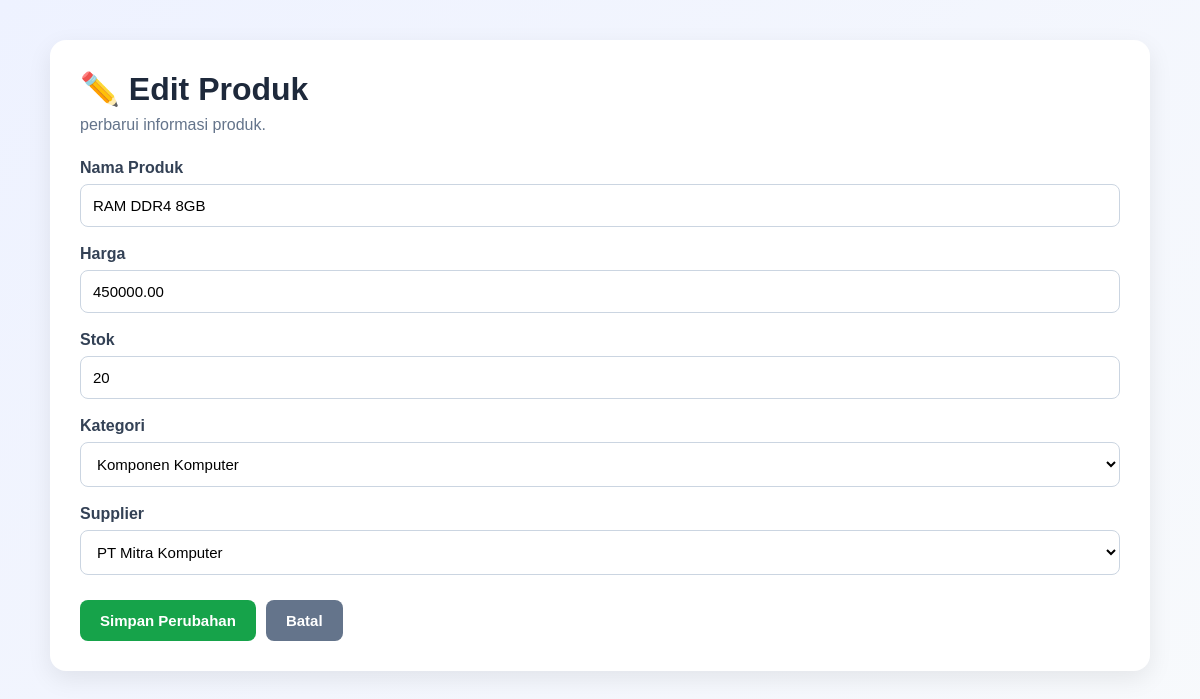
/edit.php?id=5, run on the app's committed database.
### tables this page shows
CREATE TABLE produk (
    id_produk INT AUTO_INCREMENT PRIMARY KEY,
    nama_produk VARCHAR(150) NOT NULL,
    harga DECIMAL(12,2) NOT NULL,
    stok INT NOT NULL DEFAULT 0,
    id_kategori INT NOT NULL,
    id_supplier INT NOT NULL,

    CONSTRAINT fk_produk_kategori
        FOREIGN KEY (id_kategori)
        REFERENCES kategori(id_kategori)
        ON UPDATE CASCADE
        ON DELETE RESTRICT,

    CONSTRAINT fk_produk_supplier
        FOREIGN KEY (id_supplier)
        REFERENCES supplier(id_supplier)
        ON UPDATE CASCADE
        ON DELETE RESTRICT
);

CREATE TABLE kategori (
    id_kategori INT AUTO_INCREMENT PRIMARY KEY,
    nama_kategori VARCHAR(100) NOT NULL
);

CREATE TABLE supplier (
    id_supplier INT AUTO_INCREMENT PRIMARY KEY,
    nama_supplier VARCHAR(100) NOT NULL,
    kontak VARCHAR(100),
    alamat TEXT
);

### config/Database.php (called while the page is built)
<?php
class Database
{
    private static $instance = null;
    private $connection;
    private $host = "localhost";
    private $database = "inventaris_db";
    private $username = "root";
    private $password = "";
    private function __construct()
    {
        try {
            $this->connection = new PDO(
                "mysql:host={$this->host};dbname={$this->database};charset=utf8mb4",
                $this->username,
                $this->password
            );
            $this->connection->setAttribute(
                PDO::ATTR_ERRMODE,
                PDO::ERRMODE_EXCEPTION
            );
            $this->connection->setAttribute(
                PDO::ATTR_DEFAULT_FETCH_MODE,
                PDO::FETCH_ASSOC
            );
        } catch (PDOException $e) {
            die("Koneksi database gagal: " . $e->getMessage());
        }
    }
    public static function getInstance()
    {
        if (self::$instance === null) {
            self::$instance = new Database();
        }
        return self::$instance;
    }
    public function getConnection()
    {
        return $this->connection;
    }
}

### models/Produk.php (called while the page is built, shortened)
<?php
require_once __DIR__ . '/../config/Database.php';
class Produk
{
    private $db;
    public function __construct()
    {
        $database = Database::getInstance();
        $this->db = $database->getConnection();
    }
public function getById($id)
{
    $query = "
        SELECT *
        FROM produk
        WHERE id_produk = :id
    ";
    $stmt = $this->db->prepare($query);
    $stmt->execute([
        ':id' => $id
    ]);
    return $stmt->fetch();
}
}

### models/Kategori.php (called while the page is built)
<?php
require_once __DIR__ . '/../config/Database.php';
class Kategori
{
    private $db;
    public function __construct()
    {
        $database = Database::getInstance();
        $this->db = $database->getConnection();
    }
    public function getAll()
    {
        $query = "SELECT * FROM kategori ORDER BY nama_kategori ASC";
        $stmt = $this->db->prepare($query);
        $stmt->execute();
        return $stmt->fetchAll();
    }
}

### models/Supplier.php (called while the page is built)
<?php
require_once __DIR__ . '/../config/Database.php';
class Supplier
{
    private $db;
    public function __construct()
    {
        $database = Database::getInstance();
        $this->db = $database->getConnection();
    }
    public function getAll()
    {
        $query = "SELECT * FROM supplier ORDER BY nama_supplier ASC";
        $stmt = $this->db->prepare($query);
        $stmt->execute();
        return $stmt->fetchAll();
    }
}

### public/edit.php (the view, shortened to what this page needs)
<?php
require_once __DIR__ . '/../models/Produk.php';
require_once __DIR__ . '/../models/Kategori.php';
require_once __DIR__ . '/../models/Supplier.php';
$produkModel = new Produk();
$kategoriModel = new Kategori();
$supplierModel = new Supplier();
$id = (int) $_GET['id'];
$produk = $produkModel->getById($id);
$kategori = $kategoriModel->getAll();
$supplier = $supplierModel->getAll();
?>
<!DOCTYPE html>
<html lang="id">
<head>
    <link rel="stylesheet" href="style.css">
</head>
<body>
    <div class="container">
        <h1>✏️ Edit Produk</h1>
        <p class="subtitle">
            perbarui informasi produk.
        </p>
        <form method="POST">
            <div class="form-group">
                <label for="nama_produk">
                    Nama Produk
                </label>
                <input
                    type="text"
                    id="nama_produk"
                    name="nama_produk"
                    value="<?= htmlspecialchars($produk['nama_produk']); ?>"
                    required
                >
            </div>
            <div class="form-group">
                <label for="harga">
                    Harga
                </label>
                <input
                    type="number"
                    id="harga"
                    name="harga"
                    min="0"
                    value="<?= htmlspecialchars($produk['harga']); ?>"
                    required
                >
            </div>
            <div class="form-group">
                <label for="stok">
                    Stok
                </label>
                <input
                    type="number"
                    id="stok"
                    name="stok"
                    min="0"
                    value="<?= htmlspecialchars($produk['stok']); ?>"
                    required
                >
            </div>
            <div class="form-group">
                <label for="id_kategori">
                    Kategori
                </label>
                <select
                    id="id_kategori"
                    name="id_kategori"
                    required
                >
                    <?php foreach ($kategori as $item): ?>
                        <option
                            value="<?= $item['id_kategori']; ?>"
                            <?= $produk['id_kategori'] == $item['id_kategori']
                                ? 'selected'
                                : ''; ?>
                        >
                            <?= htmlspecialchars($item['nama_kategori']); ?>
                        </option>
                    <?php endforeach; ?>
                </select>
            </div>
            <div class="form-group">
                <label for="id_supplier">
                    Supplier
                </label>
                <select
                    id="id_supplier"
                    name="id_supplier"
                    required
                >
                    <?php foreach ($supplier as $item): ?>
                        <option
                            value="<?= $item['id_supplier']; ?>"
                            <?= $produk['id_supplier'] == $item['id_supplier']
                                ? 'selected'
                                : ''; ?>
                        >
                            <?= htmlspecialchars($item['nama_supplier']); ?>
                        </option>
                    <?php endforeach; ?>
                </select>
            </div>
            <div class="form-actions">
                <button
                    type="submit"
                    class="btn-simpan"
                >
                    Simpan Perubahan
                </button>
                <a
                    href="index.php"
                    class="btn-kembali"
                >
                    Batal
                </a>
            </div>
        </form>
    </div>
</body>
</html>

### public/style.css (style rules this page uses)
* { margin: 0; padding: 0; box-sizing: border-box; }
body { font-family: Arial, Helvetica, sans-serif; background: linear-gradient(135deg, #eef2ff, #f8fafc); color: #333; min-height: 100vh; padding: 40px 20px; }
.container { width: 100%; max-width: 1100px; margin: auto; background: white; padding: 30px; border-radius: 16px; box-shadow: 0 8px 25px rgba(0, 0, 0, 0.08); }
h1 { color: #1e293b; margin-bottom: 8px; }
.subtitle { color: #64748b; margin-bottom: 25px; }
.form-group { margin-bottom: 18px; }
.form-group label { display: block; margin-bottom: 7px; font-weight: bold; color: #334155; }
.form-group input, .form-group select { width: 100%; padding: 12px; border: 1px solid #cbd5e1; border-radius: 8px; font-size: 15px; background: white; }
.form-actions { display: flex; gap: 10px; margin-top: 25px; }
.btn-simpan, .btn-kembali { border: none; padding: 12px 20px; border-radius: 8px; text-decoration: none; cursor: pointer; font-size: 15px; font-weight: bold; }
.btn-simpan { background: #16a34a; color: white; }
.btn-kembali { background: #64748b; color: white; }

### data on the page
produk: nama_produk "RAM DDR4 8GB", harga "450000.00", stok "20", id_kategori "Komponen Komputer", id_supplier "PT Mitra Komputer"
